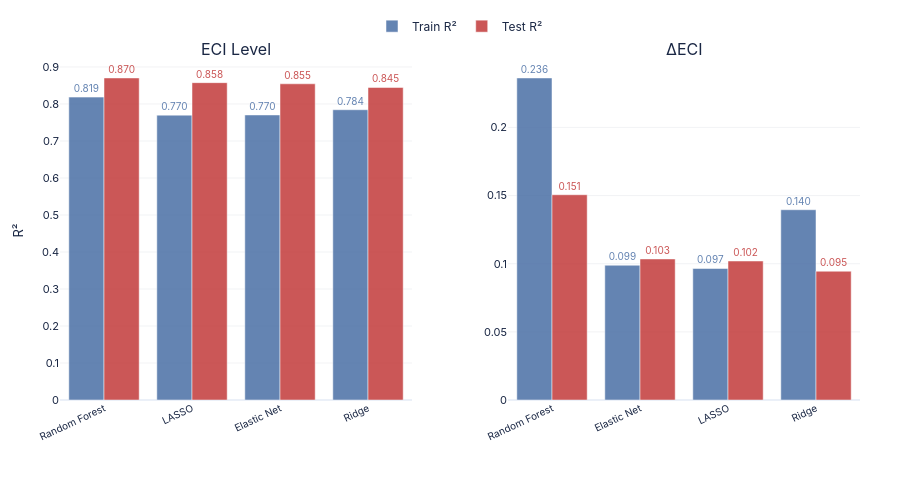

Notebook code for this chart:
### Markdown cell above
## Fig 9 — Train vs Test R\u00b2 (ECI level and \u0394ECI)

### Code cell
fig9 = make_subplots(rows=1, cols=2, horizontal_spacing=0.12,
                     subplot_titles=['ECI Level', '\u0394ECI'])

for col_idx, perf in enumerate([perf_lv, perf_dl], 1):
    show = (col_idx == 1)
    fig9.add_trace(go.Bar(
        x=perf['Model'], y=perf['Train R\u00b2'], name='Train R\u00b2',
        marker_color=PAL['blue'], opacity=0.85, legendgroup='train',
        text=[f'{v:.3f}' for v in perf['Train R\u00b2']], textposition='outside',
        textfont=dict(size=10, color=PAL['blue']),
        showlegend=show,
    ), row=1, col=col_idx)
    fig9.add_trace(go.Bar(
        x=perf['Model'], y=perf['Test R\u00b2'], name='Test R\u00b2',
        marker_color=PAL['red'], opacity=0.85, legendgroup='test',
        text=[f'{v:.3f}' for v in perf['Test R\u00b2']], textposition='outside',
        textfont=dict(size=10, color=PAL['red']),
        showlegend=show,
    ), row=1, col=col_idx)
    fig9.update_xaxes(tickangle=-25, tickfont=dict(size=10), row=1, col=col_idx)
    fig9.update_yaxes(title_text='R\u00b2' if col_idx == 1 else '',
                      gridcolor=GRID, gridwidth=0.5, row=1, col=col_idx)

fig9.update_layout(
    template='plotly_white', plot_bgcolor=BG, paper_bgcolor=BG,
    font=dict(family=FONT, size=11, color=NAVY),
    barmode='group', height=480, margin=dict(l=60, r=40, t=50, b=80),
    legend=dict(orientation='h', yanchor='bottom', y=1.06, xanchor='center', x=0.5,
                font=dict(size=12)),
)
save(fig9, '09_ml_train_vs_test_r2', w=1200, h=480)
fig9.show(config=CFG)

### Figure 1 — Plotly figure (JSON) as saved in the notebook; plotly's stock layout.template omitted (floating-point values rounded to 4 significant figures)
{"data": [{"legendgroup": "train", "marker": {"color": "#4a6fa5"}, "name": "Train R²", "opacity": 0.85, "showlegend": true, "text": ["0.819", "0.770", "0.770", "0.784"], "textfont": {"color": "#4a6fa5", "size": 10}, "textposition": "outside", "type": "bar", "x": ["Random Forest", "LASSO", "Elastic Net", "Ridge"], "xaxis": "x", "y": [0.8185, 0.7698, 0.7703, 0.7844], "yaxis": "y"}, {"legendgroup": "test", "marker": {"color": "#c23a3a"}, "name": "Test R²", "opacity": 0.85, "showlegend": true, "text": ["0.870", "0.858", "0.855", "0.845"], "textfont": {"color": "#c23a3a", "size": 10}, "textposition": "outside", "type": "bar", "x": ["Random Forest", "LASSO", "Elastic Net", "Ridge"], "xaxis": "x", "y": [0.8703, 0.8576, 0.8545, 0.8446], "yaxis": "y"}, {"legendgroup": "train", "marker": {"color": "#4a6fa5"}, "name": "Train R²", "opacity": 0.85, "showlegend": false, "text": ["0.236", "0.099", "0.097", "0.140"], "textfont": {"color": "#4a6fa5", "size": 10}, "textposition": "outside", "type": "bar", "x": ["Random Forest", "Elastic Net", "LASSO", "Ridge"], "xaxis": "x2", "y": [0.2363, 0.0989, 0.0965, 0.1396], "yaxis": "y2"}, {"legendgroup": "test", "marker": {"color": "#c23a3a"}, "name": "Test R²", "opacity": 0.85, "showlegend": false, "text": ["0.151", "0.103", "0.102", "0.095"], "textfont": {"color": "#c23a3a", "size": 10}, "textposition": "outside", "type": "bar", "x": ["Random Forest", "Elastic Net", "LASSO", "Ridge"], "xaxis": "x2", "y": [0.1506, 0.1035, 0.102, 0.0945], "yaxis": "y2"}], "layout": {"annotations": [{"font": {"size": 16}, "showarrow": false, "text": "ECI Level", "x": 0.22, "xanchor": "center", "xref": "paper", "y": 1.0, "yanchor": "bottom", "yref": "paper"}, {"font": {"size": 16}, "showarrow": false, "text": "ΔECI", "x": 0.78, "xanchor": "center", "xref": "paper", "y": 1.0, "yanchor": "bottom", "yref": "paper"}], "barmode": "group", "font": {"color": "#1a2744", "family": "Public Sans, -apple-system, BlinkMacSystemFont, sans-serif", "size": 11}, "height": 480, "legend": {"font": {"size": 12}, "orientation": "h", "x": 0.5, "xanchor": "center", "y": 1.06, "yanchor": "bottom"}, "margin": {"b": 80, "l": 60, "r": 40, "t": 50}, "paper_bgcolor": "#ffffff", "plot_bgcolor": "#ffffff", "xaxis": {"anchor": "y", "domain": [0.0, 0.44], "tickangle": -25, "tickfont": {"size": 10}}, "xaxis2": {"anchor": "y2", "domain": [0.56, 1.0], "tickangle": -25, "tickfont": {"size": 10}}, "yaxis": {"anchor": "x", "domain": [0.0, 1.0], "gridcolor": "#e5e7eb", "gridwidth": 0.5, "title": {"text": "R²"}}, "yaxis2": {"anchor": "x2", "domain": [0.0, 1.0], "gridcolor": "#e5e7eb", "gridwidth": 0.5, "title": {"text": ""}}}}
